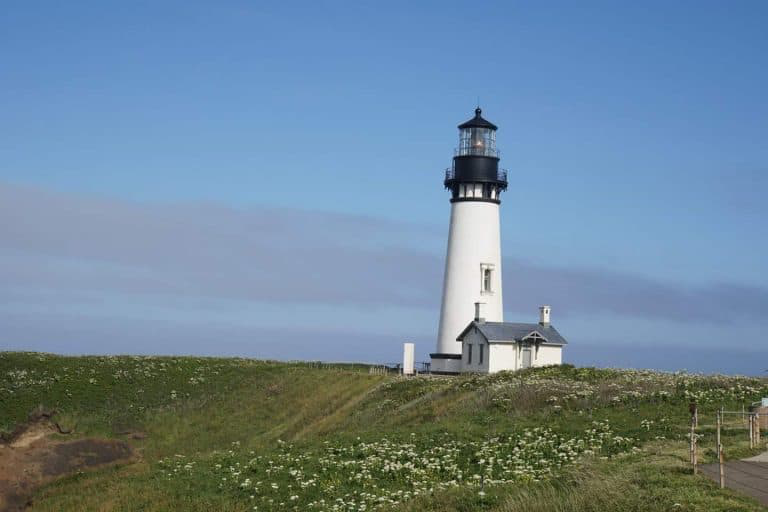
#> input picture data/lighthouse.png, 768 x 512 px
$ python apply_watermarks.py
#> lines starting #> are read from the running program, lines starting #| are printed output that depends on the picture
from PIL import Image

def apply_watermark(input_image_path,
                                output_image_path,
                                watermark_image_path,
                                position=(0, 0)):
#> called with input_image_path = 'data/lighthouse.png', output_image_path = 'data/lighthouse_watermarked.png', watermark_image_path = 'data/watermarks.png', position = (0, 0)
    base_image = Image.open(input_image_path)
#> base_image is the input picture: PIL image 768x512 RGB; mean R, G, B 109.9, 134.4, 152.7
    watermark = Image.open(watermark_image_path)
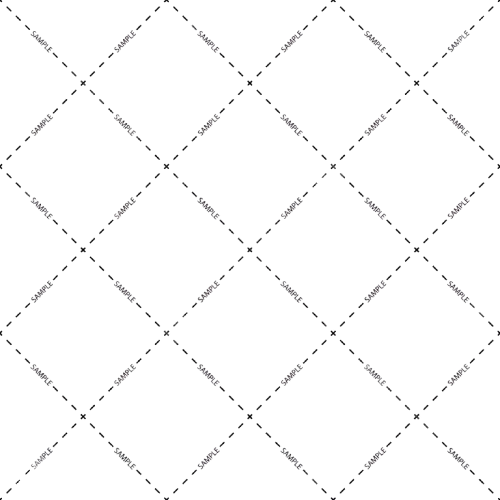
#> input picture data/watermarks.png, 500 x 500 px
#> watermark is the input picture: PIL image 500x500 RGBA; mean R, G, B, A 4.3, 4.2, 4.3, 5.2

    width, height = base_image.size
#> width = 768; height = 512

    watermark = watermark.resize((width, height), Image.Resampling.LANCZOS)
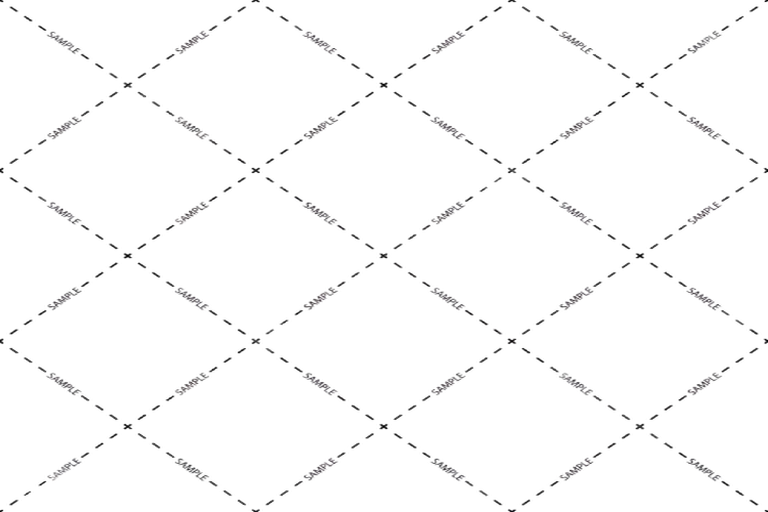
#> watermark: PIL image 768x512 RGBA; mean R, G, B, A 5.9, 5.8, 5.9, 5.3; transparent parts drawn white

    transparent = Image.new('RGBA', (width, height), (0, 0, 0, 0))
#> transparent: PIL image 768x512 RGBA; every value is 0
    transparent.paste(base_image, (0, 0))
    transparent.paste(watermark, position, mask=watermark)
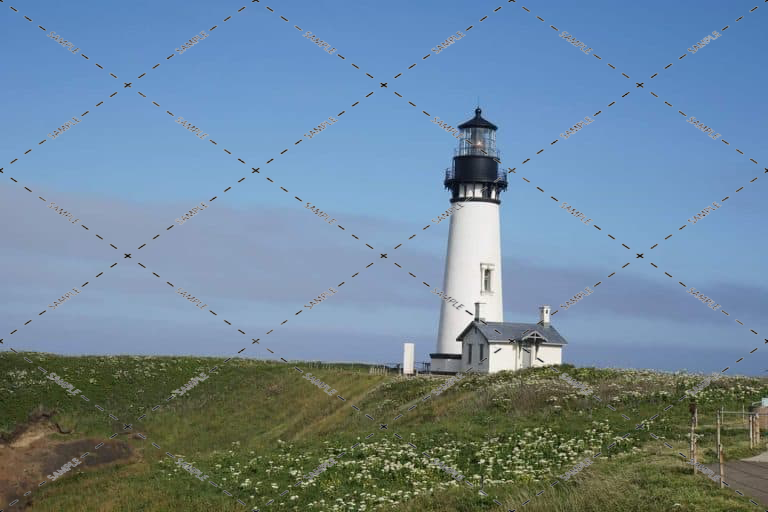
#> transparent: PIL image 768x512 RGBA; mean R, G, B, A 109.4, 133.3, 151.3, 253.2; transparent parts drawn white
    transparent.show()
    transparent.save(output_image_path)

if __name__ == '__main__':
    img = 'data/lighthouse.png'
    apply_watermark(img, 'data/lighthouse_watermarked.png',
                                'data/watermarks.png', position=(0, 0))
